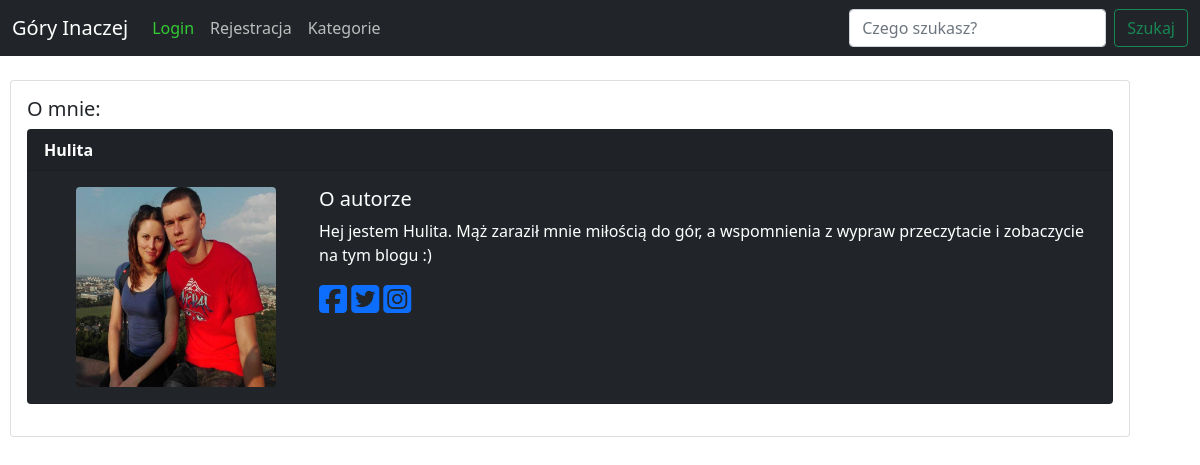
The app's page /auth/author_info/5/ with its own data.
### blog/models.py (models this page shows, shortened)
class Profile(models.Model):
    user=models.OneToOneField(User,null=True,blank=True, on_delete=models.CASCADE)
    bio=models.TextField(null=True, blank=True)
    profile_pic=models.ImageField(null=True, blank=True, upload_to="images/profile_pic")
    facebook_url=models.CharField(max_length=200,null=True, blank=True)
    twitter_url=models.CharField(max_length=200,null=True, blank=True)
    instagram_url=models.CharField(max_length=200,null=True, blank=True)

### members/views.py (the view)
# urls.py: path('author_info/<int:pk>/',AuthorInfo.as_view(),name='author_info'),
class AuthorInfo(DetailView):
    model=Profile
    template_name = 'registration/user_info.html'
    def get_context_data(self, *args, **kwargs):
        context=super(AuthorInfo,self).get_context_data(*args,**kwargs)
        user_info=get_object_or_404(Profile,id=self.kwargs['pk'])
        context["user_info"]=user_info
        return context

### Templates/registration/user_info.html (shortened to what this page needs)
{% extends 'main.html' %}
{% load static %}
{% block body %}
<div class="card" style="width: 70rem;" xmlns="http://www.w3.org/1999/html">
    <div class="card-body">
        <h5>O mnie: </h5>
        <div class="card text-white bg-dark mb-3" style="max-width: 68rem;">
            <div class="card-header">
                <strong>{{user_info.user.username|title}}</strong></br>
            </div>
            <div class="card-body">
                 <div class="container">
                    <div class="row">
                        <div class="col">
                            {% if user_info.profile_pic %}
                                <img src="{{user_info.profile_pic.url}}" height="200" width="200" class="rounded" style="display:block;margin:auto" >
                            {% else %}
                                <img src="{% static 'unknown_user.jpg' %}" height="200" width="200" class="rounded" style="display:block;margin:auto" >
                            {% endif %}
                        </div>
                        <div class="col-9">
                            <h5 class="card-title">O autorze</h5>
                            {% if user_info.bio %}
                                <p class="card-text" style="text-align:justify;">{{user_info.bio|linebreaksbr}}</p>
                            {% else %}
                                 <p class="card-text">Autor nie dodal jeszcze informacji o sobie</p>
                            {% endif %}
                            {% if user_info.facebook_url %}
                                <a href="{{user_info.facebook_url}}"><i class="fab fa-facebook-square fa-2x"></i></a>
                            {% endif %}
                            {% if user_info.twitter_url %}
                                <a href="{{user_info.twitter_url}}"><i class="fab fa-twitter-square fa-2x"></i></a>
                            {% endif %}
                            {% if user_info.instagram_url %}
                                <a href="{{user_info.instagram_url}}"><i class="fab fa-instagram-square fa-2x"></i></a>
                            {% endif %}
                        </div>
                    </div>
                </div>
            </div>
        </div>
    </div>
</div>
{% endblock %}

### records on screen
Profile: user.username "Hulita", profile_pic (picture), bio "Hej jestem Hulita. Mąż zaraził mnie miłością do gór, a wspomnienia z wypraw przeczytacie i zobaczycie na tym blogu :)"
